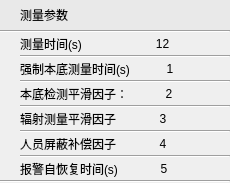
             <widget class="QWidget" name="tab_6">
              <property name="styleSheet">
               <string notr="true">QFrame#frame, #frame_2, #frame_3, #frame_4, #frame_5, #frame_6
{
   min-height:50px;
}

QFrame &gt; QLabel
{
   font: 14px &quot;微软雅黑&quot;;
}</string>
              </property>
              <attribute name="title">
               <string>测量参数</string>
              </attribute>
              <layout class="QGridLayout" name="gridLayout_21">
               <property name="margin">
                <number>0</number>
               </property>
               <property name="spacing">
                <number>0</number>
               </property>
               <item row="1" column="0">
                <widget class="Line" name="line_9">
                 <property name="orientation">
                  <enum>Qt::Horizontal</enum>
                 </property>
                </widget>
               </item>
               <item row="0" column="0">
                <widget class="QWidget" name="widget_7" native="true">
                 <property name="styleSheet">
                  <string notr="true">background-color: #E9E9E9;
min-height:30px;
max-height:30px;</string>
                 </property>
                 <layout class="QGridLayout" name="gridLayout_37">
                  <property name="leftMargin">
                   <number>20</number>
                  </property>
                  <property name="topMargin">
                   <number>0</number>
                  </property>
                  <property name="rightMargin">
                   <number>0</number>
                  </property>
                  <property name="bottomMargin">
                   <number>0</number>
                  </property>
                  <property name="spacing">
                   <number>0</number>
                  </property>
                  <item row="0" column="0">
                   <widget class="QLabel" name="label_24">
                    <property name="text">
                     <string>测量参数</string>
                    </property>
                   </widget>
                  </item>
                 </layout>
                </widget>
               </item>
               <item row="3" column="0">
                <widget class="Line" name="line_8">
                 <property name="orientation">
                  <enum>Qt::Horizontal</enum>
                 </property>
                </widget>
               </item>
               <item row="2" column="0">
                <widget class="QWidget" name="widget_5" native="true">
                 <property name="styleSheet">
                  <string notr="true"/>
                 </property>
                 <layout class="QGridLayout" name="gridLayout_25">
                  <property name="leftMargin">
                   <number>20</number>
                  </property>
                  <property name="topMargin">
                   <number>0</number>
                  </property>
                  <property name="rightMargin">
                   <number>0</number>
                  </property>
                  <property name="bottomMargin">
                   <number>0</number>
                  </property>
                  <property name="spacing">
                   <number>0</number>
                  </property>
                  <item row="1" column="0">
                   <widget class="Line" name="line_2">
                    <property name="orientation">
                     <enum>Qt::Horizontal</enum>
                    </property>
                   </widget>
                  </item>
                  <item row="3" column="0">
                   <widget class="Line" name="line_3">
                    <property name="orientation">
                     <enum>Qt::Horizontal</enum>
                    </property>
                   </widget>
                  </item>
                  <item row="5" column="0">
                   <widget class="Line" name="line_4">
                    <property name="orientation">
                     <enum>Qt::Horizontal</enum>
                    </property>
                   </widget>
                  </item>
                  <item row="7" column="0">
                   <widget class="Line" name="line_5">
                    <property name="orientation">
                     <enum>Qt::Horizontal</enum>
                    </property>
                   </widget>
                  </item>
                  <item row="9" column="0">
                   <widget class="Line" name="line_6">
                    <property name="orientation">
                     <enum>Qt::Horizontal</enum>
                    </property>
                   </widget>
                  </item>
                  <item row="0" column="0">
                   <widget class="QFrame" name="frame">
                    <property name="styleSheet">
                     <string notr="true"/>
                    </property>
                    <layout class="QGridLayout" name="gridLayout_2">
                     <property name="leftMargin">
                      <number>0</number>
                     </property>
                     <property name="topMargin">
                      <number>0</number>
                     </property>
                     <property name="rightMargin">
                      <number>20</number>
                     </property>
                     <property name="bottomMargin">
                      <number>0</number>
                     </property>
                     <property name="spacing">
                      <number>0</number>
                     </property>
                     <item row="0" column="0">
                      <widget class="QLabel" name="label_3">
                       <property name="text">
                        <string>测量时间(s)</string>
                       </property>
                      </widget>
                     </item>
                     <item row="0" column="1">
                      <widget class="QPushButton" name="timeEdit">
                       <property name="text">
                        <string>12</string>
                       </property>
                       <property name="flat">
                        <bool>true</bool>
                       </property>
                      </widget>
                     </item>
                    </layout>
                   </widget>
                  </item>
                  <item row="2" column="0">
                   <widget class="QFrame" name="frame_2">
                    <property name="styleSheet">
                     <string notr="true"/>
                    </property>
                    <layout class="QGridLayout" name="gridLayout_6">
                     <property name="leftMargin">
                      <number>0</number>
                     </property>
                     <property name="topMargin">
                      <number>0</number>
                     </property>
                     <property name="rightMargin">
                      <number>20</number>
                     </property>
                     <property name="bottomMargin">
                      <number>0</number>
                     </property>
                     <property name="spacing">
                      <number>0</number>
                     </property>
                     <item row="0" column="0">
                      <widget class="QLabel" name="label_6">
                       <property name="text">
                        <string>强制本底测量时间(s)</string>
                       </property>
                      </widget>
                     </item>
                     <item row="0" column="1">
                      <widget class="QPushButton" name="forceTestTimeEdit">
                       <property name="text">
                        <string>1</string>
                       </property>
                       <property name="flat">
                        <bool>true</bool>
                       </property>
                      </widget>
                     </item>
                    </layout>
                   </widget>
                  </item>
                  <item row="4" column="0">
                   <widget class="QFrame" name="frame_3">
                    <property name="styleSheet">
                     <string notr="true"/>
                    </property>
                    <layout class="QGridLayout" name="gridLayout_15">
                     <property name="leftMargin">
                      <number>0</number>
                     </property>
                     <property name="topMargin">
                      <number>0</number>
                     </property>
                     <property name="rightMargin">
                      <number>20</number>
                     </property>
                     <property name="bottomMargin">
                      <number>0</number>
                     </property>
                     <property name="spacing">
                      <number>0</number>
                     </property>
                     <item row="0" column="0">
                      <widget class="QLabel" name="label_4">
                       <property name="text">
                        <string>本底检测平滑因子：</string>
                       </property>
                      </widget>
                     </item>
                     <item row="0" column="1">
                      <widget class="QPushButton" name="checkFatorEdit">
                       <property name="text">
                        <string>2</string>
                       </property>
                       <property name="flat">
                        <bool>true</bool>
                       </property>
                      </widget>
                     </item>
                    </layout>
                   </widget>
                  </item>
                  <item row="6" column="0">
                   <widget class="QFrame" name="frame_4">
                    <property name="styleSheet">
                     <string notr="true"/>
                    </property>
                    <layout class="QGridLayout" name="gridLayout_22">
                     <property name="leftMargin">
                      <number>0</number>
                     </property>
                     <property name="topMargin">
                      <number>0</number>
                     </property>
                     <property name="rightMargin">
                      <number>20</number>
                     </property>
                     <property name="bottomMargin">
                      <number>0</number>
                     </property>
                     <property name="spacing">
                      <number>0</number>
                     </property>
                     <item row="0" column="0">
                      <widget class="QLabel" name="label_7">
                       <property name="text">
                        <string>辐射测量平滑因子</string>
                       </property>
                      </widget>
                     </item>
                     <item row="0" column="1">
                      <widget class="QPushButton" name="rCheckFatorEdit">
                       <property name="text">
                        <string>3</string>
                       </property>
                       <property name="flat">
                        <bool>true</bool>
                       </property>
                      </widget>
                     </item>
                    </layout>
                   </widget>
                  </item>
                  <item row="8" column="0">
                   <widget class="QFrame" name="frame_5">
                    <property name="styleSheet">
                     <string notr="true"/>
                    </property>
                    <layout class="QGridLayout" name="gridLayout_23">
                     <property name="leftMargin">
                      <number>0</number>
                     </property>
                     <property name="topMargin">
                      <number>0</number>
                     </property>
                     <property name="rightMargin">
                      <number>20</number>
                     </property>
                     <property name="bottomMargin">
                      <number>0</number>
                     </property>
                     <property name="spacing">
                      <number>0</number>
                     </property>
                     <item row="0" column="0">
                      <widget class="QLabel" name="label_5">
                       <property name="text">
                        <string>人员屏蔽补偿因子</string>
                       </property>
                      </widget>
                     </item>
                     <item row="0" column="1">
                      <widget class="QPushButton" name="personFatorEdit">
                       <property name="text">
                        <string>4</string>
                       </property>
                       <property name="flat">
                        <bool>true</bool>
                       </property>
                      </widget>
                     </item>
                    </layout>
                   </widget>
                  </item>
                  <item row="10" column="0">
                   <widget class="QFrame" name="frame_6">
                    <property name="styleSheet">
                     <string notr="true"/>
                    </property>
                    <layout class="QGridLayout" name="gridLayout_24">
                     <property name="leftMargin">
                      <number>0</number>
                     </property>
                     <property name="topMargin">
                      <number>0</number>
                     </property>
                     <property name="rightMargin">
                      <number>20</number>
                     </property>
                     <property name="bottomMargin">
                      <number>0</number>
                     </property>
                     <property name="spacing">
                      <number>0</number>
                     </property>
                     <item row="0" column="0">
                      <widget class="QLabel" name="label_8">
                       <property name="text">
                        <string>报警自恢复时间(s)</string>
                       </property>
                      </widget>
                     </item>
                     <item row="0" column="1">
                      <widget class="QPushButton" name="resetTimeEdit">
                       <property name="text">
                        <string>5</string>
                       </property>
                       <property name="flat">
                        <bool>true</bool>
                       </property>
                      </widget>
                     </item>
                    </layout>
                   </widget>
                  </item>
                 </layout>
                </widget>
               </item>
               <item row="4" column="0">
                <widget class="QWidget" name="widget_6" native="true">
                 <property name="styleSheet">
                  <string notr="true">background-color:  rgb(250, 250, 250);</string>
                 </property>
                </widget>
               </item>
              </layout>
             </widget>
